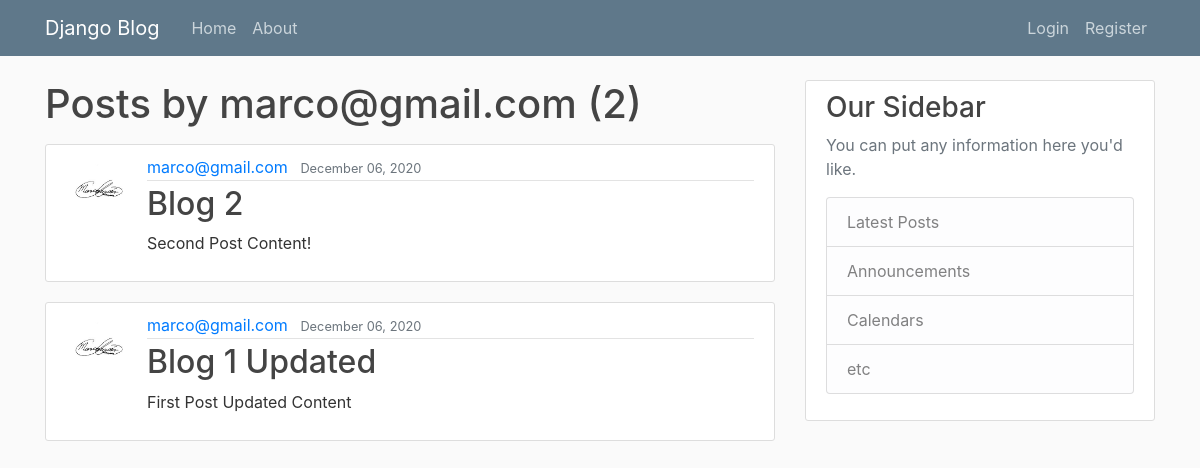
/user/marco@gmail.com, run on an earlier commit of the app's database.
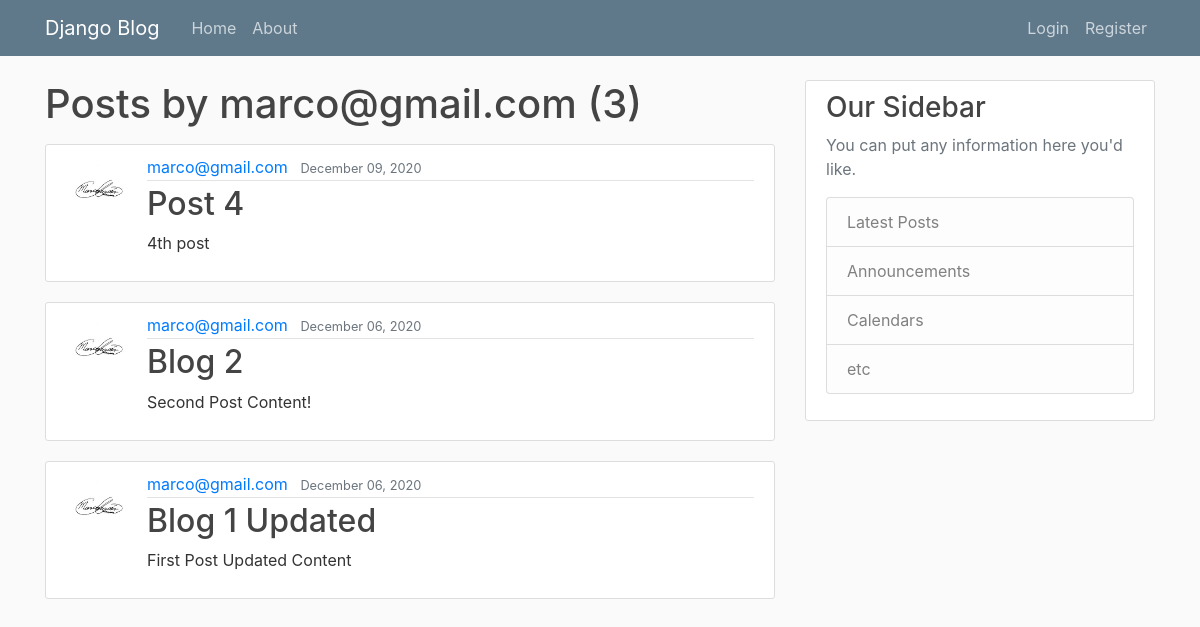
And on a later commit of the database.
### blog/models.py (models this page shows, shortened)
class Post(models.Model):
    title = models.CharField(max_length=100)
    content = models.TextField()
    date_posted = models.DateTimeField(default=timezone.now)
    author = models.ForeignKey(User, on_delete=models.CASCADE)

### users/models.py (models this page shows, shortened)
class Profile(models.Model):
    user = models.OneToOneField(User, on_delete=models.CASCADE)
    image = models.ImageField(default='default.jpg', upload_to="profile-pics")

### blog/views.py (the view)
# urls.py: path('user/<str:username>', UserPostListView.as_view(), name="user-posts"),
class UserPostListView(ListView):
    model = Post
    template_name = 'blog/user_posts.html' # changes <app>/<model>_<viewtype>.html
    context_object_name = 'posts' # uses 'posts' instead of object_list
    paginate_by = 5
    def get_queryset(self):
        user = get_object_or_404(User, username=self.kwargs.get('username'))
        return Post.objects.filter(author=user).order_by('-date_posted')

### blog/templates/blog/user_posts.html (shortened to what this page needs)
{% extends "blog/base.html" %}
{% block content %}
    <h1 class="mb-3">Posts by {{ view.kwargs.username }} ({{ page_obj.paginator.count }})</h1>
    {% for post in posts %}
        <article class="media content-section">
            <img class="rounded-circle article-img" src="{{ post.author.profile.image.url }}">
            <div class="media-body">
                <div class="article-metadata">
                    <a class="mr-2" href="{% url 'user-posts' post.author.username %}">{{ post.author }}</a>
                    <small class="text-muted">{{ post.date_posted|date:"F d, Y" }}</small>
                </div>
                <h2><a class="article-title" href="{% url 'post-detail' post.id%}">{{ post.title }}</a></h2>
                <p class="article-content">{{ post.content }}</p>
            </div>
        </article>
    {% endfor %}
{% endblock content %}

What changed in the data, as far as the page shows it:
added Post: author.profile.image (picture), author "marco@gmail.com", date_posted "December 09, 2020", title "Post 4", content "4th post"
Also different on the page:
{{ page_obj.paginator.count }}: "2" → "3"
